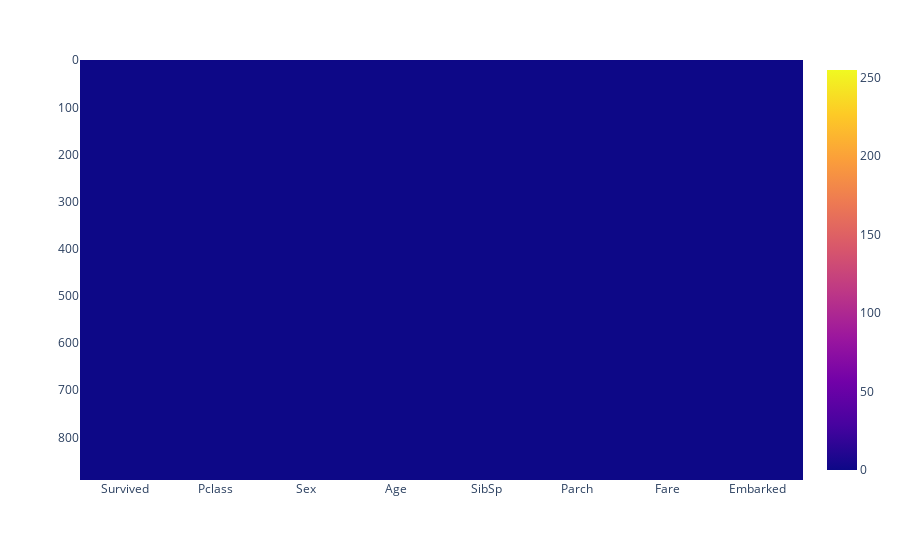

Here is the notebook cell this chart was saved with:
### Code cell
px.imshow(titanic_cleaned.isnull())

### Figure 1 — Plotly figure (JSON) as saved in the notebook; plotly's stock layout.template omitted (floating-point values rounded to 4 significant figures; data arrays with more than 128 entries replaced by an {"elided": "..."} marker saying what was removed)
{"data": [{"coloraxis": "coloraxis", "hovertemplate": "x: %{x}<br>y: %{y}<br>color: %{z}<extra></extra>", "name": "0", "type": "heatmap", "x": ["Survived", "Pclass", "Sex", "Age", "SibSp", "Parch", "Fare", "Embarked"], "xaxis": "x", "y": {"elided": "891 int values"}, "yaxis": "y", "z": {"elided": "891x8 int values"}}], "layout": {"coloraxis": {"colorscale": [[0, "#0d0887"], [0.1111, "#46039f"], [0.2222, "#7201a8"], [0.3333, "#9c179e"], [0.4444, "#bd3786"], [0.5556, "#d8576b"], [0.6667, "#ed7953"], [0.7778, "#fb9f3a"], [0.8889, "#fdca26"], [1, "#f0f921"]]}, "margin": {"t": 60}, "xaxis": {"anchor": "y", "constrain": "domain", "domain": [0, 1], "scaleanchor": "y"}, "yaxis": {"anchor": "x", "autorange": "reversed", "constrain": "domain", "domain": [0, 1]}}}
